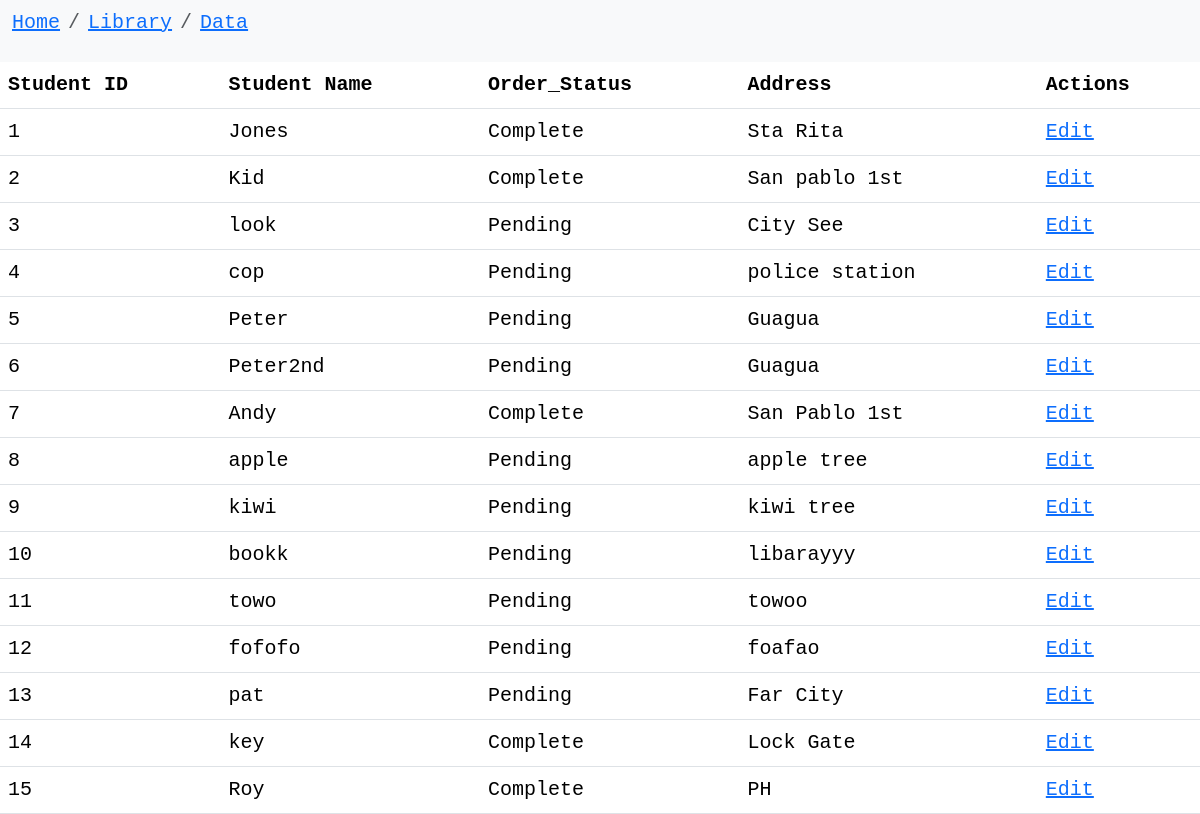
/admin/admin.php, run on the app's committed database.
### tables this page shows
CREATE TABLE `users` (
  `id` int(255) NOT NULL,
  `name` varchar(255) NOT NULL,
  `address` varchar(255) NOT NULL,
  `password` varchar(255) NOT NULL,
  `student_id` varchar(255) NOT NULL,
  `order_status` varchar(255) NOT NULL DEFAULT 'Pending'
);

### admin/admin.php (the view, shortened to what this page needs)
<?php
require("connect.php");
$result = mysqli_query($conn, 'SELECT * FROM users');
?>
<!DOCTYPE html>
<html lang="en">
<head>
    <link href="https://cdn.jsdelivr.net/npm/bootstrap@5.3.2/dist/css/bootstrap.min.css" rel="stylesheet">
</head>
<body>
    <nav class="navbar navbar-expand-lg navbar-light bg-body-tertiary">
        <div class="container-fluid">
          <nav aria-label="breadcrumb">
            <ol class="breadcrumb">
              <li class="breadcrumb-item">
                <a href="#">Home</a>
              </li>
              <li class="breadcrumb-item">
                <a href="#">Library</a>
              </li>
              <li class="breadcrumb-item active" aria-current="page">
                <a href="#">Data</a>
              </li>
            </ol>
          </nav>
        </div>
      </nav>
    <table class="table align-middle mb-0 bg-white">
        <thead class="bg-light">
          <tr>
            <th>Student ID</th>
            <th>Student Name</th>
            <th>Order_Status</th>
            <th>Address</th>
            <th>Actions</th>
          </tr>
        </thead>
        <?php
        while($row = mysqli_fetch_array($result)) {
        ?>
        <tr>
            <td><?php echo $row['id']?></td>
            <td><?php echo $row['name']?></td>
            <td><?php echo $row['order_status']?></td>
            <td><?php echo $row['address']?></td>
            <td><a href="adminEdit.php?id=<?php echo $row["id"];?>">Edit</a></td>
        </tr>
        <?php } ?>
      </table>
</body>
</html>

### admin/admin.php (style rules this page uses)
body { font-family: 'Roboto Mono', monospace; font-size: 20px; }

### data on the page
users: id "1", name "Jones", order_status "Complete", address "Sta Rita"
users: id "2", name "Kid", order_status "Complete", address "San pablo 1st"
users: id "3", name "look", order_status "Pending", address "City See"
users: id "4", name "cop", order_status "Pending", address "police station"
users: id "5", name "Peter", order_status "Pending", address "Guagua"
users: id "6", name "Peter2nd", order_status "Pending", address "Guagua"
users: id "7", name "Andy", order_status "Complete", address "San Pablo 1st"
users: id "8", name "apple", order_status "Pending", address "apple tree"
users: id "9", name "kiwi", order_status "Pending", address "kiwi tree"
users: id "10", name "bookk", order_status "Pending", address "libarayyy"
users: id "11", name "towo", order_status "Pending", address "towoo"
users: id "12", name "fofofo", order_status "Pending", address "foafao"
users: id "13", name "pat", order_status "Pending", address "Far City"
users: id "14", name "key", order_status "Complete", address "Lock Gate"
users: id "15", name "Roy", order_status "Complete", address "PH"
